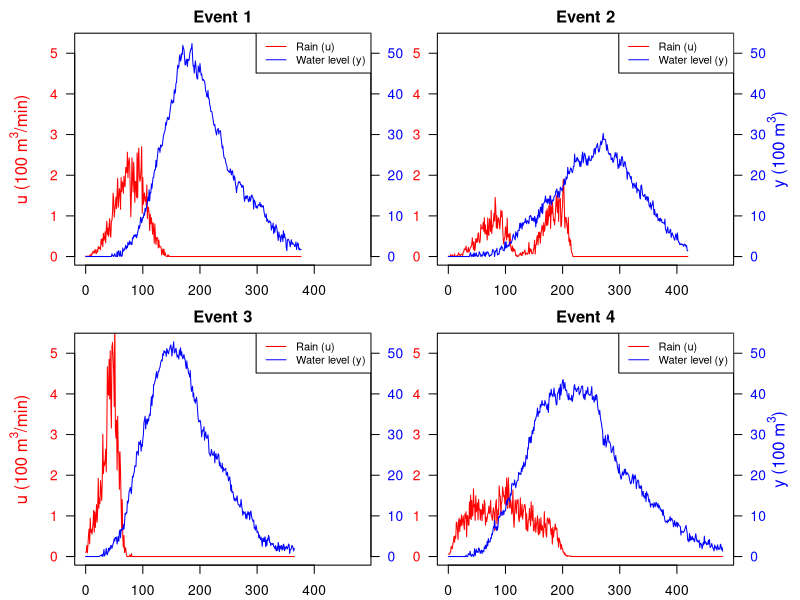

Here is the R script that generated this plot:
setwd(dirname(dirname(rstudioapi::getActiveDocumentContext()$path)));getwd() # automatically sets WD to repo-base

# load R modules
b1 <- read.csv("data/rain1.csv")
b2 <- read.csv("data/rain2.csv")
b3 <- read.csv("data/rain3.csv")
b4 <- read.csv("data/rain4.csv")


# plot helpers
# limits
y_min <- 0
y_max <- max(c(b1$y, b2$y, b3$y, b4$y))
x_min <- 0
x_max <- max(c(b1$minutes, b2$minutes, b3$minutes, b4$minutes))

double_axis_plot <- function(data, title, side, x_max, y_max){
  if (side != "left" && side != "right") {
    stop("Invalid side argument. Choose 'left' or 'right'.")
  }
  
  plot(data$minutes, data$u, type="l", col="red",
       xlab="Time (minutes)", ylab="", yaxt="n",
       main=title, 
       ylim=c(0, y_max/10),
       xlim=c(0, x_max))
  axis(side=2, col.axis="red", las=1)
  par(new=TRUE)
  plot(data$minutes, data$y, type="l", col="blue", axes=FALSE, xlab="", ylab="", 
       ylim=c(0, y_max),
       xlim=c(0, x_max))
  axis(side=4, col.axis="blue", las=1)
  legend("topright", legend=c("Rain (u)", "Water level (y)"), col=c("red", "blue"), lty=1, cex=0.8)
  
  if (side == "left"){
    mtext(expression(paste("u (100 ", m^3, "/min)")), side=2, line=2.5, col="red")
  } else if (side == "right") {
    mtext(expression(paste("y (100 ", m^3, ")")), side=4, line=2.5, col="blue")
  } 
}

# We plot u (measured incoming rain) and y (measured water level) for each basin
old_mar <- par("mar")
par(mfrow=c(2,2), oma=c(0,2.5,0,2), mar=c(2.1, 2, 2, 2))
# We plot two lines in each plot, rainfall scaled by 10 visually
double_axis_plot(b1, "Event 1", "left", x_max, y_max)
double_axis_plot(b2, "Event 2", "right", x_max, y_max)
double_axis_plot(b3, "Event 3", "left", x_max, y_max)
double_axis_plot(b4, "Event 4", "right", x_max, y_max)
